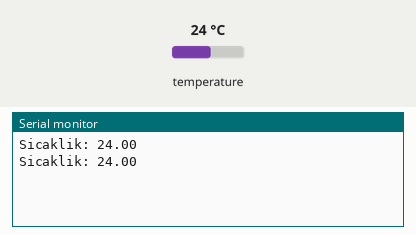
Simulated run of this sketch. Board: Arduino Uno, built with avr-gcc and run on an emulated ATmega328P. On the bench: the last lines printed to the serial monitor. The test bench sets the inputs (shaded band); at power-on: temperature 24 °C.

Above: at 1.8 s.
1.9 s: temperature set to 12 °C
At 2.9 s:
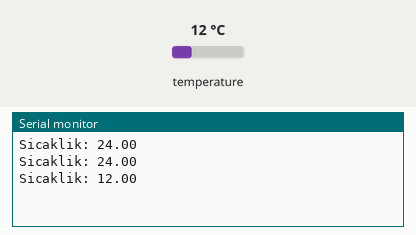
3.4 s: temperature set to 19 °C
At 4.9 s:
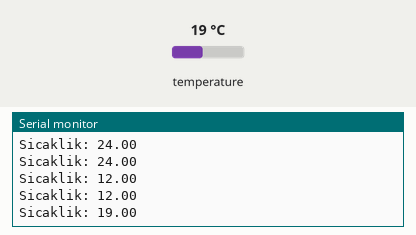
Timing chart, 0 to 6.4 s (numbered marks = the images above; inputs shaded):
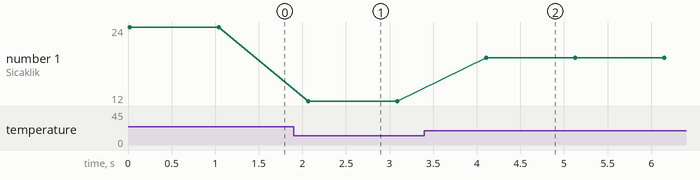

The sketch:

teksicaklik.ino
```cpp
// Arduinoturkiye.com DS18B20 Dijital Sıcaklık Sensörü Kullanımı
// Tek Sensör Örnek Programı
// Düzenleme: İsmail BUÇGÜN

#include <OneWire.h> // OneWire kütüphanesini ekliyoruz.

// Sıcaklık sensörünü bağladığımız dijital pini 2 olarak belirliyoruz.
int DS18S20_Pin = 2;

// Sıcaklık Sensörü Giriş-Çıkışı
OneWire ds(DS18S20_Pin);  // 2. Dijital pinde.

void setup(void) {
  Serial.begin(9600); // Seri iletişimi başlatıyoruz.
}

void loop(void) {
  // temperature değişkenini sıcaklık değerini alma fonksiyonuna bağlıyoruz.
  float temperature = getTemp();
  // Sensörden gelen sıcaklık değerini Serial monitörde yazdırıyoruz.
  Serial.print("Sicaklik: ");
  Serial.println(temperature);
  // 1 saniye bekliyoruz. Monitörde saniyede 1 sıcaklık değeri yazmaya devam edecek.
  delay(1000);

}

// Aşağıdaki fonksiyon DS18B20 sıcaklık sensörümüzden gelen verileri
// Celcius cinsinden sıcaklık değerlerine çevirmek için kullanılıyor.
// Herhangi bir değişiklik yapmamız gerekmiyor.

float getTemp(){
  //returns the temperature from one DS18S20 in DEG Celsius

  byte data[12];
  byte addr[8];

  if ( !ds.search(addr)) {
      //no more sensors on chain, reset search
      ds.reset_search();
      return -1000;
  }

  if ( OneWire::crc8( addr, 7) != addr[7]) {
      Serial.println("CRC is not valid!");
      return -1000;
  }

  if ( addr[0] != 0x10 && addr[0] != 0x28) {
      Serial.print("Device is not recognized");
      return -1000;
  }

  ds.reset();
  ds.select(addr);
  ds.write(0x44,1); // start conversion, with parasite power on at the end

  byte present = ds.reset();
  ds.select(addr);
  ds.write(0xBE); // Read Scratchpad


  for (int i = 0; i < 9; i++) { // we need 9 bytes
    data[i] = ds.read();
  }

  ds.reset_search();

  byte MSB = data[1];
  byte LSB = data[0];

  float tempRead = ((MSB << 8) | LSB); //using two's compliment
  float TemperatureSum = tempRead / 16;

  return TemperatureSum;

}
```

Measured:
- after the input at 1.9 s, the serial monitor: prints a new line after 0.17 s (image 1)
- after the input at 3.4 s, the serial monitor: prints a new line after 0.71 s (image 2)
- plotted number 1: 24 → 12 after the input at 1.9 s, 12 → 19 after the input at 3.4 s
